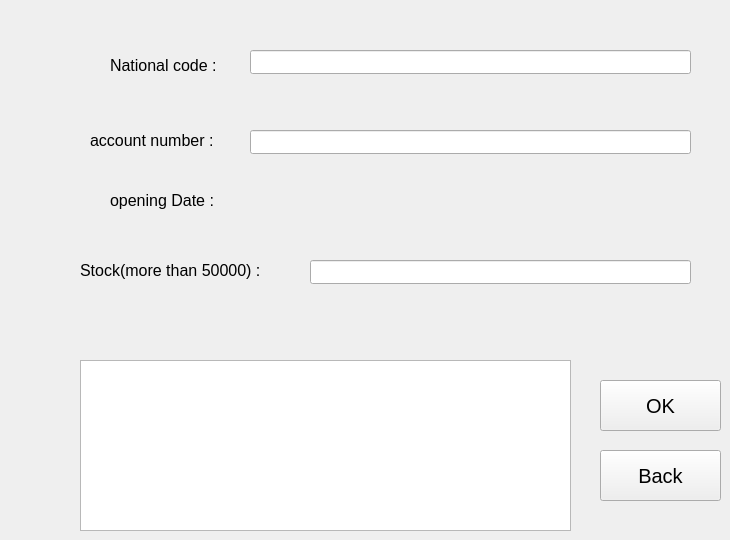
    <widget class="QWidget" name="page_15">
     <widget class="QLabel" name="label_20">
      <property name="geometry">
       <rect>
        <x>110</x>
        <y>50</y>
        <width>131</width>
        <height>31</height>
       </rect>
      </property>
      <property name="font">
       <font>
        <pointsize>12</pointsize>
       </font>
      </property>
      <property name="text">
       <string>National code :</string>
      </property>
     </widget>
     <widget class="QLabel" name="label_21">
      <property name="geometry">
       <rect>
        <x>90</x>
        <y>120</y>
        <width>161</width>
        <height>41</height>
       </rect>
      </property>
      <property name="font">
       <font>
        <pointsize>12</pointsize>
       </font>
      </property>
      <property name="text">
       <string>account number :</string>
      </property>
     </widget>
     <widget class="QLabel" name="label_22">
      <property name="geometry">
       <rect>
        <x>110</x>
        <y>180</y>
        <width>141</width>
        <height>41</height>
       </rect>
      </property>
      <property name="font">
       <font>
        <pointsize>12</pointsize>
       </font>
      </property>
      <property name="text">
       <string>opening Date :</string>
      </property>
     </widget>
     <widget class="QLabel" name="pg15_opening_date">
      <property name="geometry">
       <rect>
        <x>250</x>
        <y>180</y>
        <width>171</width>
        <height>41</height>
       </rect>
      </property>
      <property name="font">
       <font>
        <pointsize>12</pointsize>
       </font>
      </property>
      <property name="text">
       <string/>
      </property>
     </widget>
     <widget class="QLabel" name="label_24">
      <property name="geometry">
       <rect>
        <x>80</x>
        <y>240</y>
        <width>231</width>
        <height>61</height>
       </rect>
      </property>
      <property name="font">
       <font>
        <pointsize>12</pointsize>
       </font>
      </property>
      <property name="text">
       <string>Stock(more than 50000) :</string>
      </property>
     </widget>
     <widget class="QTextBrowser" name="pg15_textbrowser">
      <property name="geometry">
       <rect>
        <x>80</x>
        <y>360</y>
        <width>491</width>
        <height>171</height>
       </rect>
      </property>
      <property name="font">
       <font>
        <pointsize>12</pointsize>
       </font>
      </property>
      <property name="cursor" stdset="0">
       <cursorShape>ForbiddenCursor</cursorShape>
      </property>
     </widget>
     <widget class="QLineEdit" name="pg15_national_code">
      <property name="geometry">
       <rect>
        <x>250</x>
        <y>50</y>
        <width>441</width>
        <height>24</height>
       </rect>
      </property>
      <property name="font">
       <font>
        <pointsize>12</pointsize>
       </font>
      </property>
     </widget>
     <widget class="QLineEdit" name="pg15_accnum">
      <property name="geometry">
       <rect>
        <x>250</x>
        <y>130</y>
        <width>441</width>
        <height>24</height>
       </rect>
      </property>
      <property name="font">
       <font>
        <pointsize>12</pointsize>
       </font>
      </property>
     </widget>
     <widget class="QLineEdit" name="pg15_stock">
      <property name="geometry">
       <rect>
        <x>310</x>
        <y>260</y>
        <width>381</width>
        <height>24</height>
       </rect>
      </property>
      <property name="font">
       <font>
        <pointsize>12</pointsize>
       </font>
      </property>
     </widget>
     <widget class="QPushButton" name="pg15_pushbutton_ok">
      <property name="geometry">
       <rect>
        <x>600</x>
        <y>380</y>
        <width>121</width>
        <height>51</height>
       </rect>
      </property>
      <property name="font">
       <font>
        <pointsize>15</pointsize>
       </font>
      </property>
      <property name="cursor">
       <cursorShape>PointingHandCursor</cursorShape>
      </property>
      <property name="text">
       <string>OK</string>
      </property>
     </widget>
     <widget class="QPushButton" name="pg15_pushbutton_back">
      <property name="geometry">
       <rect>
        <x>600</x>
        <y>450</y>
        <width>121</width>
        <height>51</height>
       </rect>
      </property>
      <property name="font">
       <font>
        <pointsize>15</pointsize>
       </font>
      </property>
      <property name="cursor">
       <cursorShape>PointingHandCursor</cursorShape>
      </property>
      <property name="text">
       <string>Back</string>
      </property>
     </widget>
    </widget>
